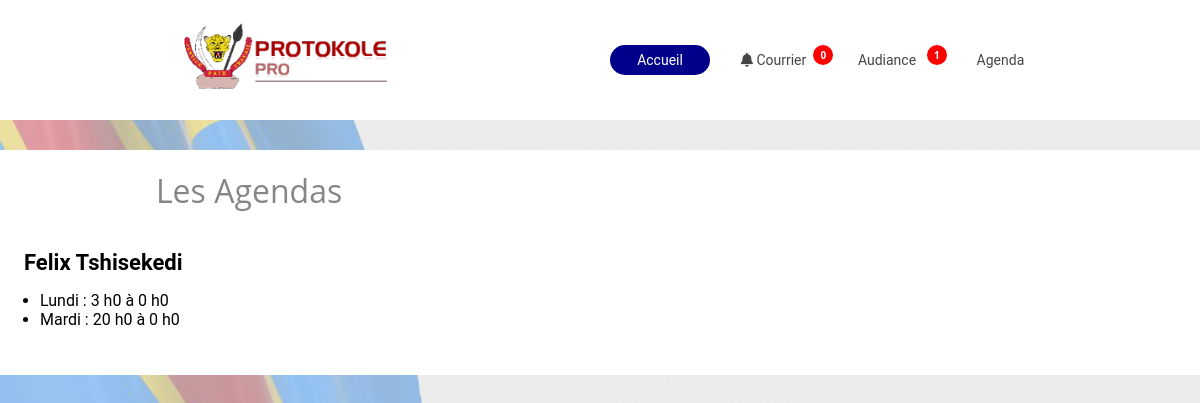
Screenshot of /agenda.php with the database file from the repository.
### tables this page shows
CREATE TABLE `agenda` (
  `id_agenda` int(11) NOT NULL,
  `id_agent` int(11) NOT NULL,
  `lundi` varchar(255) NOT NULL,
  `mardi` varchar(255) NOT NULL,
  `mercredi` varchar(255) NOT NULL,
  `jeudi` varchar(255) NOT NULL,
  `vendredi` varchar(255) NOT NULL,
  `samedi` varchar(255) NOT NULL,
  `dimanche` varchar(255) NOT NULL,
  `indisponible` int(11) NOT NULL,
  `date_maj` varchar(255) NOT NULL
);

CREATE TABLE `agent` (
  `id_agent` int(11) NOT NULL,
  `nom_agent` varchar(100) DEFAULT NULL,
  `postnom_agent` varchar(100) DEFAULT NULL,
  `prenom_agent` varchar(50) DEFAULT NULL,
  `telephone_agent` varchar(50) DEFAULT NULL,
  `login_agent` varchar(20) DEFAULT NULL,
  `password_agent` varchar(30) DEFAULT NULL,
  `sexe_agent` varchar(25) DEFAULT NULL,
  `categorie` varchar(255) NOT NULL,
  `id_service` int(11) DEFAULT NULL,
  `id_fonction` int(11) NOT NULL
);

### agenda.php (the view, shortened to what this page needs)
<?php
include("base.php");
?>
<!DOCTYPE html>
<html lang="fr">
<head>
    <link rel="stylesheet" type="text/css" href="fontawesome-free-5.9.0-web/css/all.min.css">
    <link rel="stylesheet" type="text/css" href="css/audiance.css">
</head>
<body>
     <?php require("header.php"); ?>
    <div class="bloc-login">
     <br>
     <span class="title-msg">Les Agendas</span>
     <?php
     $a=$bdd->query("SELECT * FROM agenda");
     while ($c=$a->fetch()) {
     $n=$bdd->prepare("SELECT * FROM agent WHERE id_agent=?");
     $n->execute(array($c["id_agent"]));
     $d=$n->fetch();
     ?>
     <br><br>
     <br>
     <b style="font-size:22px;margin-left:2%;"><?php echo $d["prenom_agent"]." ".$d["nom_agent"]; ?></b>
     <ul>
        <?php if($c["lundi"] != "0") { ?>
        <li><?php echo $c["lundi"]; ?></li>
        <?php } ?>
        <?php if($c["mardi"] != "0") { ?>
        <li><?php echo $c["mardi"]; ?></li>
        <?php } ?>
       </ul>
 <?php } ?>
    </div>
</body>
</html>

### css/audiance.css (style rules this page uses)
html, body { background-image: url(../img/hanging2.jpg); background-size: cover; margin: 0; padding: 0; font-family: "roboto", sans-serif; }
.bloc-login { margin: auto; background: #ffffff; position: absolute; margin-top: 150px; width: 100%; height: auto; padding-bottom: 30px; }
.title-msg { margin: auto; color: #868686; margin-left: 13%; font-family: "open sans", sans-serif; font-size: 32px; }

### rows the page displays
agenda: id_agent.prenom_agent "Felix", id_agent.nom_agent "Tshisekedi", lundi "Lundi : 3 h0 à 0 h0", mardi "Mardi : 20 h0 à 0 h0"

### other values shown
$c "0"
$aud "1"
